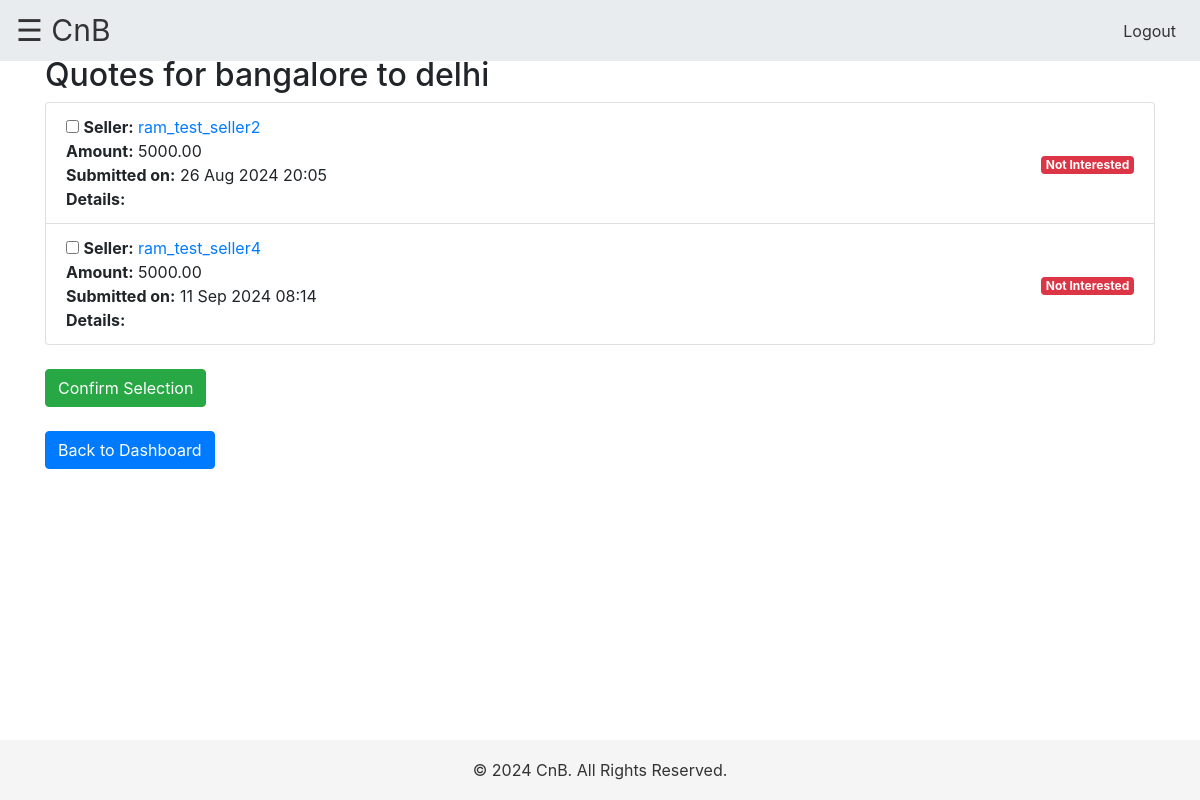
The app's page /view_quotes/2/ (signed in) with its own data.
### myapp/models.py (models this page shows, shortened)
class Product(models.Model):
    buyer = models.ForeignKey(User, on_delete=models.CASCADE)
    from_city = models.CharField(max_length=255)
    to_city = models.CharField(max_length=255)
    shifting_plan = models.CharField(max_length=20, choices=[('7 days', 'In next 7 days'), ('15 days', 'In next 15 days'), ('30 days', 'In next 30 days'), ('30+ days', 'In next 30+ days')])
    item_details = models.TextField()
    call_preference = models.BooleanField(default=False)
    call_time = models.TimeField(blank=True, null=True)
    budget_min = models.DecimalField(max_digits=10, decimal_places=2)
    budget_max = models.DecimalField(max_digits=10, decimal_places=2)
    specific_requirements = models.TextField(blank=True, null=True)
    created_at = models.DateTimeField(auto_now_add=True)
    is_quote_requested = models.BooleanField(default=False)

class Bid(models.Model):
    product = models.ForeignKey(Product, on_delete=models.CASCADE)
    seller = models.ForeignKey(Seller, on_delete=models.CASCADE)
    bid_amount = models.DecimalField(max_digits=10, decimal_places=2)
    attachment = models.FileField(upload_to='attachments/', blank=True, null=True)
    bid_date = models.DateTimeField(auto_now_add=True)
    selected = models.BooleanField(default=False)

class Seller(models.Model):
    user = models.OneToOneField(User, on_delete=models.CASCADE)
    profile = models.OneToOneField(Profile, on_delete=models.CASCADE)
    registered_name = models.TextField(blank=False, null=True)
    gst_number = models.CharField(max_length=15, blank=False, null=True)
    registered_address = models.TextField(blank=False, null=True)
    poc_name = models.CharField(max_length=255, blank=False, null=True)
    services_type = models.TextField(blank=True, null=True)  # Store the services as a comma-separated string
    company_media = models.FileField(upload_to='company_media/', blank=True, null=True)
    top_clients = models.FileField(upload_to='top_clients/', blank=True, null=True)
    awards = models.FileField(upload_to='awards/', blank=True, null=True)

### myapp/views.py (the view)
# urls.py: path('view_quotes/<int:product_id>/', views.view_quotes, name='view_quotes'),
def view_quotes(request, product_id):
    product = get_object_or_404(Product, id=product_id, buyer=request.user)
    bids = Bid.objects.filter(product=product)
    if request.method == "POST":
        selected_bids_ids = request.POST.getlist('selected_bids')
        for bid in bids:
            bid.selected = str(bid.id) in selected_bids_ids
            bid.save()
    context = {
        'product': product,
        'bids': bids,
    }
    return render(request, 'myapp/view_quotes.html', context)

### myapp/templates/myapp/view_quotes.html (shortened to what this page needs)
{% extends 'myapp/base.html' %}
{% block content %}
<h2>Quotes for {{ product.from_city }} to {{ product.to_city }}</h2>
{% if bids %}
    <form method="POST" action="{% url 'view_quotes' product.id %}">
        <ul class="list-group">
            {% for bid in bids %}
                <li class="list-group-item d-flex justify-content-between align-items-center">
                    <div>
                        <input type="checkbox" name="selected_bids" value="{{ bid.id }}"
                               class="quote-checkbox" data-bid-id="{{ bid.id }}">
                        <strong>Seller:</strong>
                        <a href="#" class="seller-link" data-seller-id="{{ bid.seller.id }}">{{ bid.seller.user.username }}</a><br>
                        <strong>Amount:</strong> {{ bid.bid_amount }}<br>
                        <strong>Submitted on:</strong> {{ bid.bid_date|date:"d M Y H:i" }}<br>
                        <strong>Details:</strong> {{ bid.details }}
                    </div>
                    <div>
                        {% if bid.selected %}
                            <span class="badge badge-success">Interested</span>
                        {% else %}
                            <span class="badge badge-danger">Not Interested</span>
                        {% endif %}
                    </div>
                </li>
            {% endfor %}
        </ul>
        <button type="submit" class="btn btn-success mt-4">Confirm Selection</button>
    </form>
{% else %}
    <p>No quotes have been submitted for this request yet.</p>
{% endif %}
<a href="{% url 'buyer_dashboard' %}" class="btn btn-primary mt-4">Back to Dashboard</a>
{% endblock %}

### myapp/templates/myapp/base.html (style rules this page uses)
body { padding-top: 56px; overflow-x: hidden; }

### records on screen
Product: from_city "bangalore", to_city "delhi"
Bid: seller.user.username "ram_test_seller2", bid_amount "5000.00", bid_date "26 Aug 2024 20:05", shows "Not Interested"
Bid: seller.user.username "ram_test_seller4", bid_amount "5000.00", bid_date "11 Sep 2024 08:14", shows "Not Interested"
